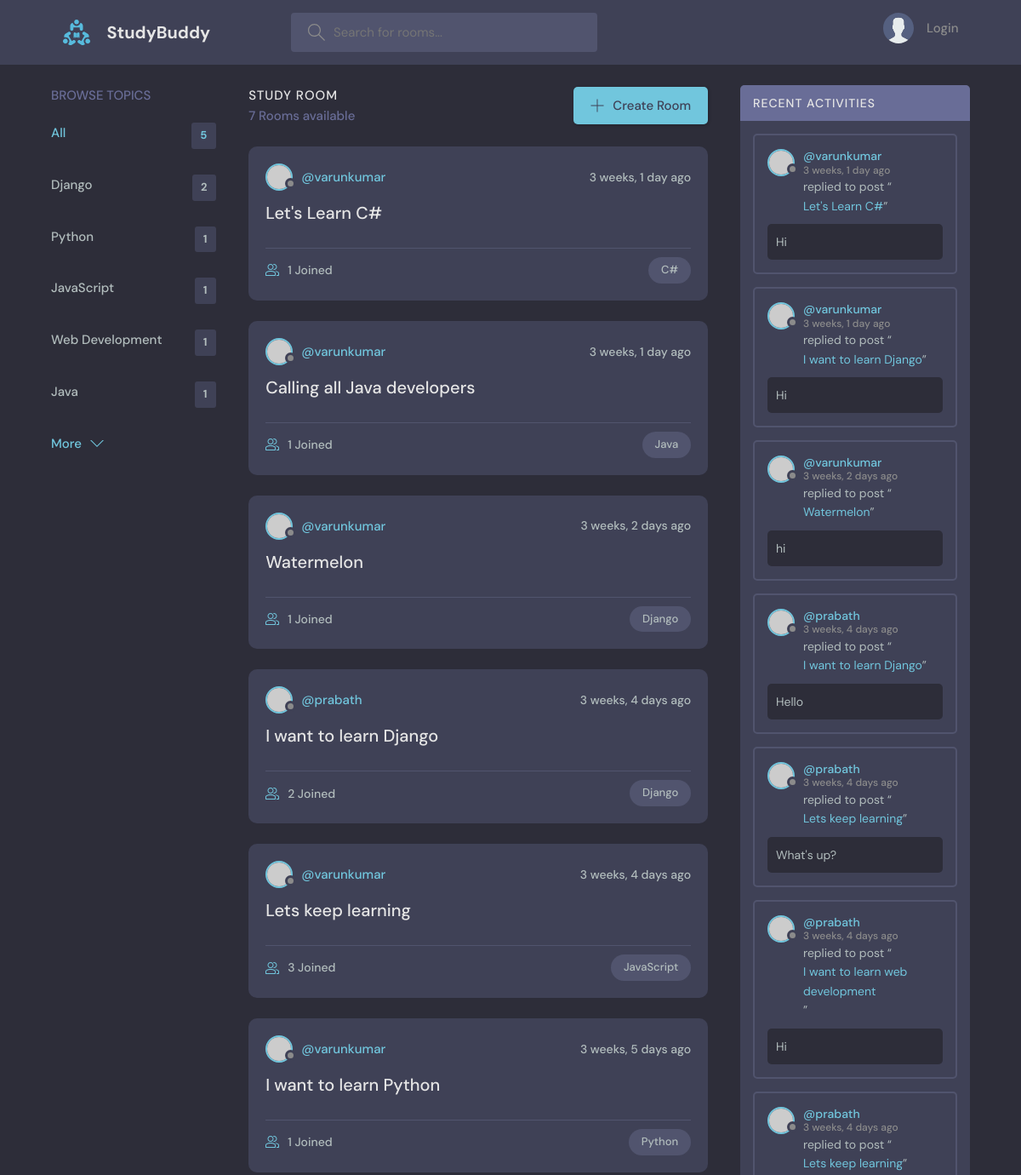
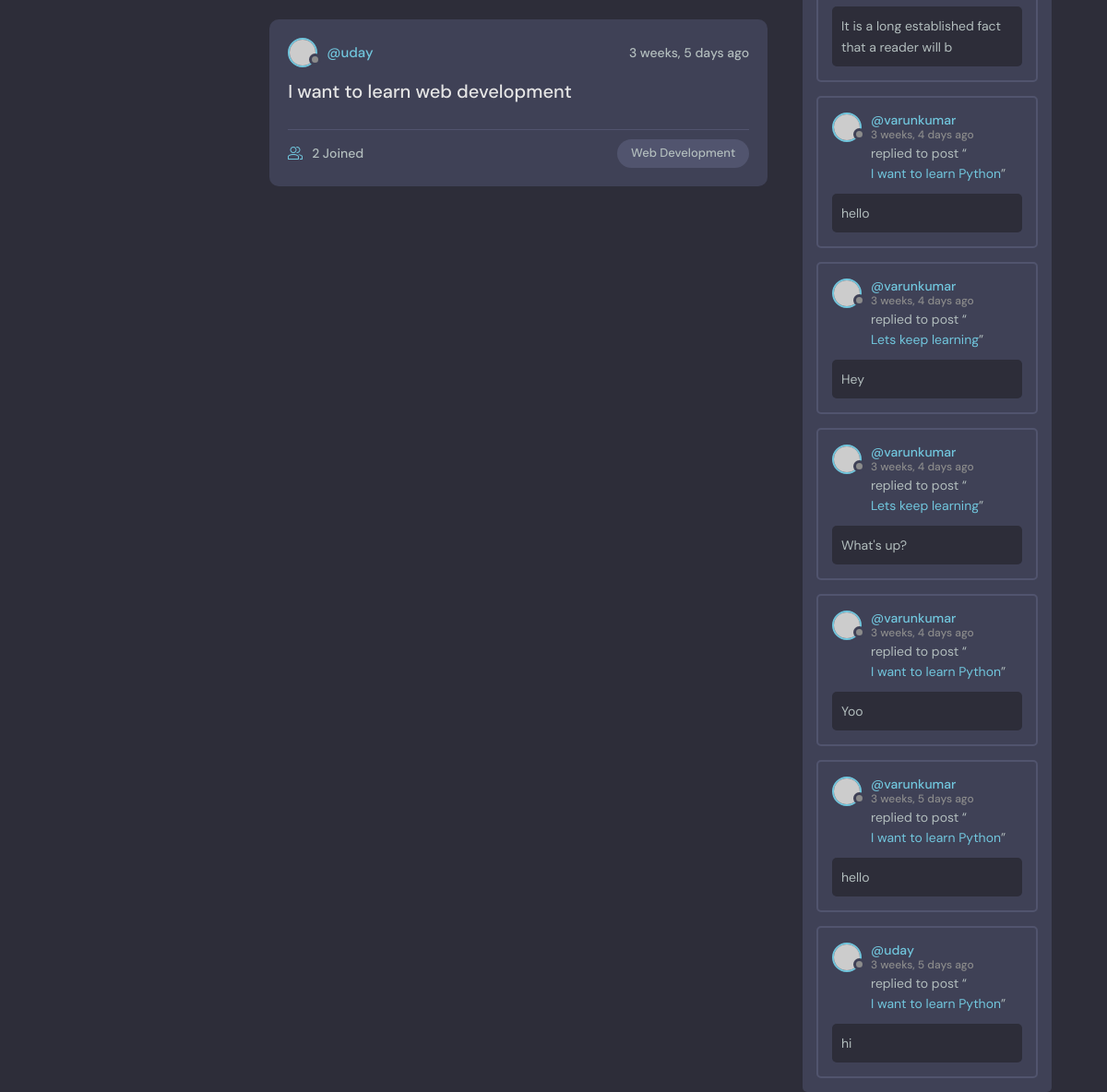
The page / on the database its author committed (2 pictures, top to bottom).
### base/models.py (models this page shows, shortened)
class Topic(models.Model):
    name = models.CharField(max_length=200)

class Room(models.Model):
    host = models.ForeignKey(User,on_delete=models.SET_NULL,null=True)
    topic = models.ForeignKey(Topic,on_delete=models.SET_NULL,null=True)
    name=models.CharField(max_length=200)
    description=models.TextField(null=True,blank=True)
    participants=models.ManyToManyField(User,related_name='participants',blank=True)
    updated=models.DateTimeField(auto_now=True)
    created=models.DateTimeField(auto_now_add=True)
    class Meta:
        ordering=['-updated','-created']
    def __str__(self):
        return self.name

class Messages(models.Model):
    user = models.ForeignKey(User,on_delete=models.CASCADE)
    room = models.ForeignKey(Room,on_delete=models.CASCADE)
    body=models.TextField()
    updated=models.DateTimeField(auto_now=True)
    created=models.DateTimeField(auto_now_add=True)
    class Meta:
        ordering=['-updated','-created']
    def __str__(self):
        return self.body[0:50]

### base/views.py (the view)
# urls.py: path('',views.home,name='home'),
def home(request):
    q=request.GET.get('q') if request.GET.get('q')!=None else ''
    rooms=Room.objects.filter(
        Q(topic__name__icontains=q) |
        Q(name__icontains=q)  |
        Q(description__icontains=q)
        )
    topics=Topic.objects.all()[0:5]
    room_count=rooms.count()
    room_messages=Messages.objects.filter(Q(room__topic__name__icontains=q))
    context={'rooms':rooms,'topics':topics,'room_count':room_count,'room_messages':room_messages}
    return render(request,'base/home.html',context)

### base/templates/base/home.html (shortened to what this page needs)
{% extends 'main.html' %}
{% block content%}
<main class="layout layout--3">
  <div class="container">
    {% include 'base/topics_component.html' %}
    <div class="roomList">
      <div class="roomList__header">
        <div>
          <h2>Study Room</h2>
          <p>{{room_count}} Rooms available</p>
        </div>
        <a class="btn btn--main" href="{% url 'create-room' %}">
          <svg version="1.1" xmlns="http://www.w3.org/2000/svg" width="32" height="32" viewBox="0 0 32 32">
            <title>add</title>
            <path
              d="M16.943 0.943h-1.885v14.115h-14.115v1.885h14.115v14.115h1.885v-14.115h14.115v-1.885h-14.115v-14.115z"
            ></path>
          </svg>
          Create Room
        </a>
      </div>
      {% include 'base/feed_component.html' %}
    </div>
    {% include 'base/activity_component.html' %}
    </div>
</main>
{% endblock %}

### base/templates/base/topics_component.html
<div class="topics">
    <div class="topics__header">
      <h2>Browse Topics</h2>
    </div>
    <ul class="topics__list">
      <li>
        <a href="{% url 'home' %}" class="active">All <span>{{topics.count}}</span></a>
      </li>
      {% for topic in topics%}
      <li>
        <a href="{% url 'home' %}?q={{topic.name}}">{{topic.name}} <span>{{topic.room_set.all.count}}</span></a>
      </li>
      {% endfor %}
    </ul>
    <a class="btn btn--link" href="{% url 'topics' %}">
      More
      <svg version="1.1" xmlns="http://www.w3.org/2000/svg" width="32" height="32" viewBox="0 0 32 32">
        <title>chevron-down</title>
        <path d="M16 21l-13-13h-3l16 16 16-16h-3l-13 13z"></path>
      </svg>
    </a>
  </div>

### base/templates/base/feed_component.html (shortened to what this page needs)
{% for room in rooms %}
<div class="roomListRoom">
    <div class="roomListRoom__header">
      <a href="{% url 'profile' room.host.id %}" class="roomListRoom__author">
        <div class="avatar avatar--small">
          <img src="https://randomuser.me/api/portraits/women/11.jpg" />
        </div>
        <span>@{{room.host.username}}</span>
      </a>
      <div class="roomListRoom__actions">
        <span>{{room.created|timesince}} ago</span>
      </div>
    </div>
    <div class="roomListRoom__content">
      <a href="{% url 'room' room.id %}">{{room.name}}</a>
    </div>
    <div class="roomListRoom__meta">
      <a href="{% url 'room' room.id %}" class="roomListRoom__joined">
        {{room.participants.all.count}} Joined
      </a>
      <p class="roomListRoom__topic">{{room.topic.name}}</p>
    </div>
</div>
{% endfor %}

### base/templates/base/activity_component.html (shortened to what this page needs)
<div class="activities">
    <div class="activities__header">
      <h2>Recent Activities</h2>
    </div>
    {% for message in room_messages %}
    <div class="activities__box">
      <div class="activities__boxHeader roomListRoom__header">
        <a href="{% url 'profile' message.user.id %}" class="roomListRoom__author">
          <div class="avatar avatar--small">
            <img src="https://randomuser.me/api/portraits/women/11.jpg" />
          </div>
          <p>
            @{{message.user}}
            <span>{{message.created|timesince}} ago</span>
          </p>
        </a>
      </div>
      <div class="activities__boxContent">
        <p>replied to post “<a href="{% url 'room' message.room.id %}">{{message.room}}</a>”</p>
        <div class="activities__boxRoomContent">
            {{message}}
        </div>
      </div>
    </div>
    {% endfor%}
</div>

### rows shown on the page
Topic: name "Django", room_set.all.count "2"
Topic: name "Python", room_set.all.count "1"
Topic: name "JavaScript", room_set.all.count "1"
Topic: name "Web Development", room_set.all.count "1"
Topic: name "Java", room_set.all.count "1"
Room: host.username "varunkumar", created "3 weeks, 1 day", name "Let's Learn C#", participants.all.count "1", topic.name "C#"
Room: host.username "varunkumar", created "3 weeks, 1 day", name "Calling all Java developers", participants.all.count "1", topic.name "Java"
Room: host.username "varunkumar", created "3 weeks, 2 days", name "Watermelon", participants.all.count "1", topic.name "Django"
Room: host.username "prabath", created "3 weeks, 4 days", name "I want to learn Django", participants.all.count "2", topic.name "Django"
Room: host.username "varunkumar", created "3 weeks, 4 days", name "Lets keep learning", participants.all.count "3", topic.name "JavaScript"
Room: host.username "varunkumar", created "3 weeks, 5 days", name "I want to learn Python", participants.all.count "1", topic.name "Python"
Room: host.username "uday", created "3 weeks, 5 days", name "I want to learn web development", participants.all.count "2", topic.name "Web Development"
Messages: user "varunkumar", created "3 weeks, 1 day", room "Let's Learn C#", body "Hi"
Messages: user "varunkumar", created "3 weeks, 1 day", room "I want to learn Django", body "Hi"
Messages: user "varunkumar", created "3 weeks, 2 days", room "Watermelon", body "hi"
Messages: user "prabath", created "3 weeks, 4 days", room "I want to learn Django", body "Hello"
Messages: user "prabath", created "3 weeks, 4 days", room "Lets keep learning", body "What's up?"
Messages: user "prabath", created "3 weeks, 4 days", room "I want to learn web development", body "Hi"
Messages: user "prabath", created "3 weeks, 4 days", room "Lets keep learning", body "It is a long established fact that a reader will b"
Messages: user "varunkumar", created "3 weeks, 4 days", room "I want to learn Python", body "hello"
Messages: user "varunkumar", created "3 weeks, 4 days", room "Lets keep learning", body "Hey"
Messages: user "varunkumar", created "3 weeks, 4 days", room "Lets keep learning", body "What's up?"
Messages: user "varunkumar", created "3 weeks, 4 days", room "I want to learn Python", body "Yoo"
Messages: user "varunkumar", created "3 weeks, 5 days", room "I want to learn Python", body "hello"
Messages: user "uday", created "3 weeks, 5 days", room "I want to learn Python", body "hi"

### other values the page prints
{{ topics.count }} "5"
{{ room_count }} "7"
